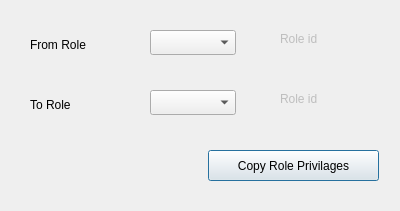
<?xml version="1.0" encoding="UTF-8"?>
<ui version="4.0">
 <class>user</class>
 <widget class="QDialog" name="user">
  <property name="geometry">
   <rect>
    <x>0</x>
    <y>0</y>
    <width>400</width>
    <height>211</height>
   </rect>
  </property>
  <property name="minimumSize">
   <size>
    <width>400</width>
    <height>211</height>
   </size>
  </property>
  <property name="maximumSize">
   <size>
    <width>400</width>
    <height>211</height>
   </size>
  </property>
  <property name="windowTitle">
   <string>role</string>
  </property>
  <widget class="QLabel" name="label_8">
   <property name="geometry">
    <rect>
     <x>30</x>
     <y>30</y>
     <width>99</width>
     <height>29</height>
    </rect>
   </property>
   <property name="text">
    <string>From Role</string>
   </property>
  </widget>
  <widget class="QComboBox" name="CMB_roleName">
   <property name="geometry">
    <rect>
     <x>150</x>
     <y>30</y>
     <width>86</width>
     <height>25</height>
    </rect>
   </property>
  </widget>
  <widget class="QComboBox" name="CMB_roleName1">
   <property name="geometry">
    <rect>
     <x>150</x>
     <y>90</y>
     <width>86</width>
     <height>25</height>
    </rect>
   </property>
  </widget>
  <widget class="QLabel" name="label_9">
   <property name="geometry">
    <rect>
     <x>30</x>
     <y>90</y>
     <width>99</width>
     <height>29</height>
    </rect>
   </property>
   <property name="text">
    <string>To Role</string>
   </property>
  </widget>
  <widget class="QPushButton" name="BTN_copyRole">
   <property name="geometry">
    <rect>
     <x>208</x>
     <y>150</y>
     <width>171</width>
     <height>31</height>
    </rect>
   </property>
   <property name="font">
    <font>
     <pointsize>9</pointsize>
    </font>
   </property>
   <property name="text">
    <string>Copy Role Privilages</string>
   </property>
  </widget>
  <widget class="QLabel" name="LB_roleID">
   <property name="enabled">
    <bool>false</bool>
   </property>
   <property name="geometry">
    <rect>
     <x>280</x>
     <y>30</y>
     <width>151</width>
     <height>17</height>
    </rect>
   </property>
   <property name="frameShape">
    <enum>QFrame::NoFrame</enum>
   </property>
   <property name="text">
    <string>Role id</string>
   </property>
  </widget>
  <widget class="QLabel" name="LB_roleID2">
   <property name="enabled">
    <bool>false</bool>
   </property>
   <property name="geometry">
    <rect>
     <x>280</x>
     <y>90</y>
     <width>151</width>
     <height>17</height>
    </rect>
   </property>
   <property name="frameShape">
    <enum>QFrame::NoFrame</enum>
   </property>
   <property name="text">
    <string>Role id</string>
   </property>
  </widget>
 </widget>
 <resources/>
 <connections/>
</ui>
